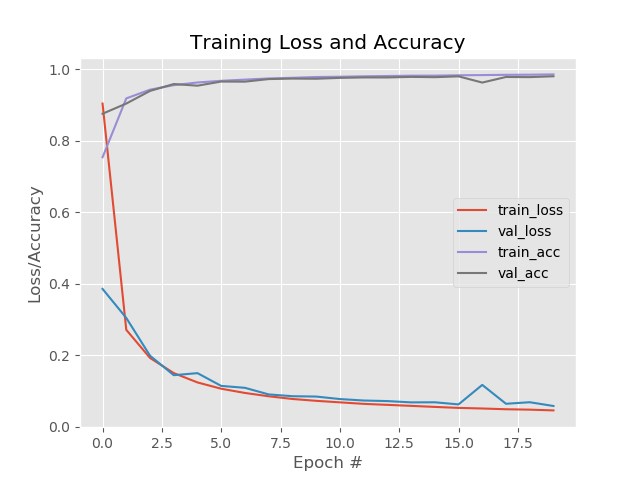

The Python source for this figure:
# import packages
from nn.conv.lenet import LeNet
from keras.optimizers import SGD
from sklearn.preprocessing import LabelBinarizer
from sklearn.model_selection import train_test_split
from sklearn.metrics import classification_report
from sklearn import datasets 
from keras import backend as K
import matplotlib.pyplot as plt 
import numpy as np 

# getting mnist datset
print("[INFO] accesssing MNIST...")
dataset = datasets.fetch_openml('mnist_784')
data = dataset.data 

# if we are using "channels first" ordering, then reshape
# design matrix such that matrix is:
# num_samples x depth x row x columns
if K.image_data_format() == "channels_first":
    data = data.reshape(data.shape[0], 1, 28, 28)

# otherwise "channels last"
else:
    data = data.reshape(data.shape[0], 28, 28, 1)

# scaling the input data to range [0, 1] and split data
(trainX, testX, trainY, testY) = train_test_split(data / 255.0, dataset.target.astype("int"), test_size=0.25, random_state=42)

# convert labels from integer to vector
le = LabelBinarizer()
trainY = le.fit_transform(trainY)
testY = le.transform(testY)

# initialize the optimizer and the model
print("[INFO] compiling model...")
opt = SGD(lr=0.01)
model = LeNet.build(width=28, height=28, depth=1, classes=10)
model.compile(loss="categorical_crossentropy", optimizer=opt, metrics=["accuracy"])

# train the network
print("[INFO] training network...")
H = model.fit(trainX, trainY, validation_data=(testX, testY), batch_size=128, epochs=20, verbose=1)

# evaluate the network
print("[INFO] evaluating network...")
predictions = model.predict(testX, batch_size=128)
print(classification_report(testY.argmax(axis=1), predictions.argmax(axis=1), target_names=[str(x) for x in le.classes_]))

# plot the training loss and accuracy
plt.style.use("ggplot")
plt.figure()
plt.plot(np.arange(0, 20), H.history["loss"], label="train_loss")
plt.plot(np.arange(0, 20), H.history["val_loss"], label="val_loss")
plt.plot(np.arange(0, 20), H.history["acc"], label="train_acc")
plt.plot(np.arange(0, 20), H.history["val_acc"], label="val_acc")
plt.title("Training Loss and Accuracy")
plt.xlabel("Epoch #")
plt.ylabel("Loss/Accuracy")
plt.legend()
plt.show()
